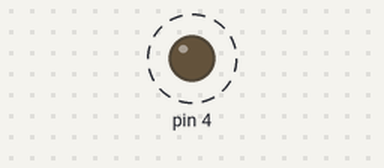
The sketch below on a simulated Arduino Uno, built with avr-gcc and run on an emulated ATmega328P. Parts: output pins drawn as LEDs (lit = HIGH). Dashed ring = blinking.

Above: at 1.0 s.
Timing chart, 0 to 4.6 s (numbered marks = the images above):
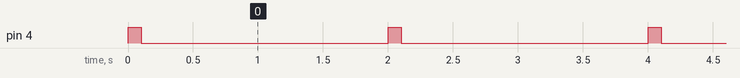

Measured:
- by itself, pin 4: alternates HIGH for 0.10 s and LOW for 1.9 s

The sketch:

sketch_nov25a.ino
```cpp
void setup()
{
   pinMode(4, OUTPUT);
   digitalWrite(4, LOW);

}

void loop() {
 digitalWrite(4, HIGH);
 delay(100);
 digitalWrite(4,LOW);
 delay(1900);

}
```
